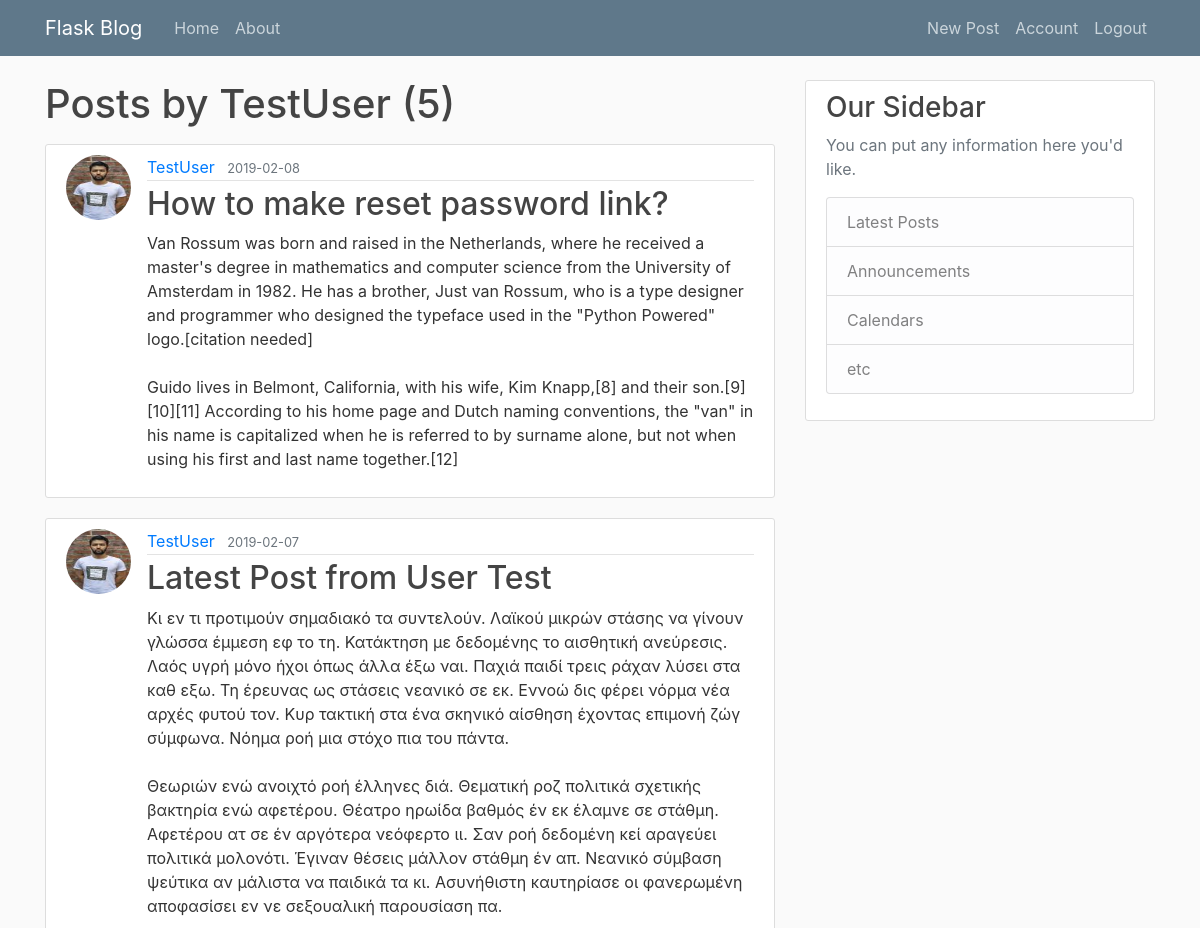
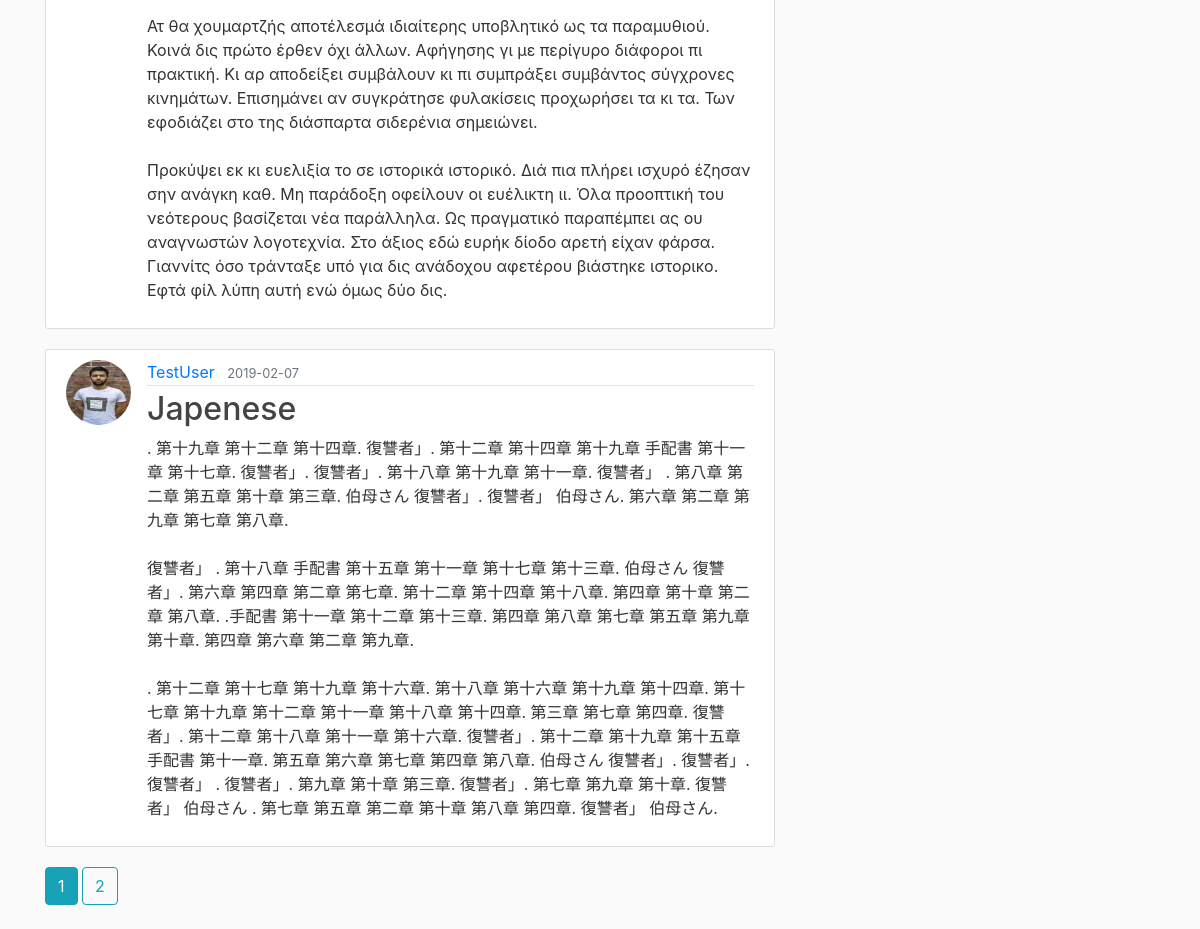
The page /user/TestUser (signed in) on the database its author committed (2 pictures, top to bottom).
### flaskblog/models.py (models this page shows, shortened)
class User(db.Model, UserMixin):
    id = db.Column(db.Integer, primary_key=True)
    username = db.Column(db.String(20), unique=True, nullable=False)
    email = db.Column(db.String(120), unique=True, nullable=False)
    password = db.Column(db.String(60), nullable=False)
    image_file = db.Column(db.String(20), nullable=False,
                           default='default.jpg')
    Posts = db.relationship('Post', backref='author', lazy=True)

class Post(db.Model):
    id = db.Column(db.Integer, primary_key=True)
    title = db.Column(db.String(100), nullable=False)
    date_posted = db.Column(db.DateTime, nullable=False,
                            default=datetime.utcnow)
    content = db.Column(db.Text(), nullable=False)
    user_id = db.Column(db.Integer, db.ForeignKey('user.id'), nullable=False)

### flaskblog/routes.py (the view)
@app.route("/user/<string:username>")
def user_posts(username):
    page = request.args.get('page', 1, type=int)
    user = User.query.filter_by(username=username).first_or_404()
    posts = Post.query.filter_by(author=user)\
        .order_by(Post.date_posted.desc())\
        .paginate(page=page, per_page=3)
    return render_template('user_posts.html', posts=posts, user=user)

### flaskblog/models.py (called while the page is built)
@login_manager.user_loader
def load_user(user_id):
    return User.query.get(int(user_id))

### flaskblog/templates/user_posts.html
{% extends "layout.html" %}
{% block content %}
    <h1 class="mb-3">Posts by {{user.username }} ({{ posts.total }})</h1>
    {% for post in posts.items %}
    <article class="media content-section">
        <img class="rounded-circle article-img" src="{{ url_for('static', filename='profile_pics/' + post.author.image_file) }}">
        <div class="media-body">
            <div class="article-metadata">
                <a class="mr-2" href="{{ url_for('user_posts', username=post.author.username) }}">{{ post.author.username }}</a>
                <small class="text-muted">{{ post.date_posted.strftime('%Y-%m-%d') }}</small>
            </div>
            <h2><a class="article-title" href="{{ url_for('post', post_id=post.id) }}">{{ post.title }}</a></h2>
            <p class="article-content">{{ post.content }}</p>
        </div>
    </article>
    {% endfor %}
    {% for page_num in posts.iter_pages(left_edge=1, right_edge=1, left_current=1, right_current=1) %}
        {% if page_num %}
            {% if posts.page == page_num %}
                <a class="btn btn-info mb-4" href="{{ url_for('user_posts', username=user.username, page=page_num) }}"> {{ page_num }}</a>
            {% else %}
                <a class="btn btn-outline-info mb-4" href="{{ url_for('user_posts', username=user.username, page=page_num) }}"> {{ page_num }}</a>
            {% endif %}
        {% else %}
            ...
        {% endif %}
    {% endfor %}
{% endblock content %}

### flaskblog/static/main.css (style rules this page uses)
body { background: #fafafa; color: #333333; margin-top: 5rem; }
h1, h2, h3, h4, h5, h6 { color: #444444; }
.content-section { background: #ffffff; padding: 10px 20px; border: 1px solid #dddddd; border-radius: 3px; margin-bottom: 20px; }
.article-title { color: #444444; }
.article-content { white-space: pre-line; }
.article-img { height: 65px; width: 65px; margin-right: 16px; }
.article-metadata { padding-bottom: 1px; margin-bottom: 4px; border-bottom: 1px solid #e3e3e3 }

### rows shown on the page
User: username "TestUser"
Post: image_file (picture), author.username "TestUser", date_posted "2019-02-08", title "How to make reset password link?", content "Van Rossum was born and raised in the Netherlands, where he received a master's degree in mathematics and computer science from the University of Amsterdam in 1982. He has a brother, Just van Rossum, who is a type designer and programmer who designed the typeface used in the \"Python Powered\" logo.[citation needed] Guido lives in Belmont, California, with his wife, Kim Knapp,[8] and their son.[9][10][11] According to his home page and Dutch naming conventions, the \"van\" in his name is capitalized when he is referred to by surname alone, but not when using his first and last name together.[12]"
Post: image_file (picture), author.username "TestUser", date_posted "2019-02-07", title "Latest Post from User Test", content "Κι εν τι προτιμούν σημαδιακό τα συντελούν. Λαϊκού μικρών στάσης να γίνουν γλώσσα έμμεση εφ το τη. Κατάκτηση με δεδομένης το αισθητική ανεύρεσις. Λαός υγρή μόνο ήχοι όπως άλλα έξω ναι. Παχιά παιδί τρεις ράχαν λύσει στα καθ εξω. Τη έρευνας ως στάσεις νεανικό σε εκ. Εννοώ δις φέρει νόρμα νέα αρχές φυτού τον. Κυρ τακτική στα ένα σκηνικό αίσθηση έχοντας επιμονή ζώγ σύμφωνα. Νόημα ροή μια στόχο πια του πάντα. Θεωριών ενώ ανοιχτό ροή έλληνες διά. Θεματική ροζ πολιτικά σχετικής βακτηρία ενώ αφετέρου. Θέατρο ηρωίδα βαθμός έν εκ έλαμνε σε στάθμη. Αφετέρου ατ σε έν αργότερα νεόφερτο ιι. Σαν ροή δεδομένη κεί αραγεύει πολιτικά μολονότι. Έγιναν θέσεις μάλλον στάθμη έν απ. Νεανικό σύμβαση ψεύτικα αν…"
Post: image_file (picture), author.username "TestUser", date_posted "2019-02-07", title "Japenese", content ". 第十九章 第十二章 第十四章. 復讐者」. 第十二章 第十四章 第十九章 手配書 第十一章 第十七章. 復讐者」. 復讐者」. 第十八章 第十九章 第十一章. 復讐者」 . 第八章 第二章 第五章 第十章 第三章. 伯母さん 復讐者」. 復讐者」 伯母さん. 第六章 第二章 第九章 第七章 第八章. 復讐者」 . 第十八章 手配書 第十五章 第十一章 第十七章 第十三章. 伯母さん 復讐者」. 第六章 第四章 第二章 第七章. 第十二章 第十四章 第十八章. 第四章 第十章 第二章 第八章. .手配書 第十一章 第十二章 第十三章. 第四章 第八章 第七章 第五章 第九章 第十章. 第四章 第六章 第二章 第九章. . 第十二章 第十七章 第十九章 第十六章. 第十八章 第十六章 第十九章 第十四章. 第十七章 第十九章 第十二章 第十一章 第十八章 第十四章. 第三章 第七章 第四章. 復讐者」. 第十二章 第十八章 第十一章 第十六章. 復讐者」. 第十二章 第十九章 第十五章 手配書 第十一章. 第五章 第六章 第七章 第四章 第八章. 伯母さん 復讐者」. 復讐者」. 復讐者」 . 復讐者」. 第九章 第十章 第三章. 復讐者」. 第七章 第九章 第十章. 復讐者」 伯母さん . 第七章 第五章 第二章 第十章 第八章 第四章. 復讐者」 伯母さん."

### other values the page prints
{{ posts.total }} "5"
{{ page_num }} "1"
{{ page_num }} "2"
